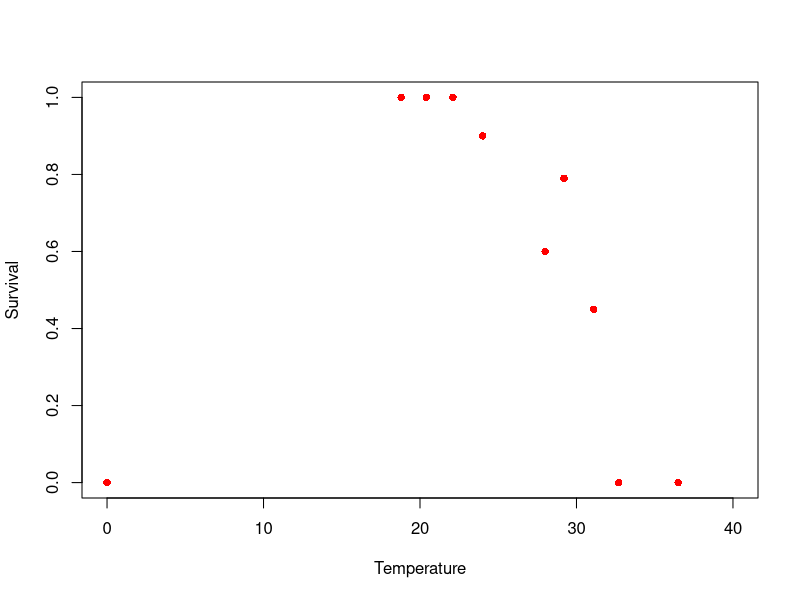

The R source for this figure: (Note: this script raises an error after producing the figure.)
#####################################
## Code to fit curve to Hydropsyche spp mortality rates to data
####################################
library(readxl)
library(minpack.lm)
library(tidyverse)
library(car)
library(boot)
library(data.table)
HYOSVitalRates <- read_excel("VitalRates.xlsx", sheet = "Hydropsyche Mortality Rates")
HYOSVitalRates <- as.data.frame(HYOSVitalRates)

flow.surv.fit <- function(magnitude, mortality, Qmin){
  x <- magnitude # rename x and y
  y <- 1 - mortality # convert to survival
  df <- as.data.frame(cbind(x,y))
  df <- rbind(df, c(Qmin, 1))  # make sure we specify that we have 100% survival at Qmin (0.25)
  nls.fit <- nlsLM(formula = (y ~ k* exp(-h*x)), data = df, start = c(k = 1, h = 1)) # fit to negative exponential function
  return(nls.fit)
}

flow.surv.rate <- function(h, k, max, min, interval, Qmin) {
  Q <- seq(min, max, by = interval)
  surv <- k*(exp(-h*Q))
  surv.df <- as.data.frame(cbind(Q, surv))
  surv.df$surv[which(surv.df$Q <= Qmin)] <- 1
  return(surv.df)
}

surv.fit.HYOS <- flow.surv.fit(HYOSVitalRates$`Max Event Discharge/Bankfull Discharge`, HYOSVitalRates$Mortality, 0.25)
surv.df.HYOS <- flow.surv.rate(surv.fit.HYOS$m$getPars()[2] , surv.fit.HYOS$m$getPars()[1], 2, 0.001, 0.001, 0.25)

# ggplot(surv.df.HYOS, aes(x = Q, y = surv))+
#   geom_line()+
#   geom_point(data = HYOSVitalRates, aes(x = `Max Event Discharge/Bankfull Discharge` , y = 1-(Mortality), color = Citation))+
#   #coord_cartesian(ylim = c(0,1)) +
#   ylab('Immediate Post-Disturbance Survival') +
#   theme_bw()+
#   xlab('`Max Event Discharge/Bankfull Discharge`')

# Calculate temperature dependent development time
HYOSDevRates <- read_excel("VitalRates.xlsx", sheet = "Hydropsyche Development Rates")
HYOSDevRates <- as.data.frame(HYOSDevRates)

polyfit <- nlsLM(logit(MaturationRate) ~ a*Temperature^2 + b*Temperature + c, data = HYOSDevRates, start = c(a = 1, b = 1, c = 1))

devtime <- function(x){
  y = -0.01385  *x^2+ 0.30973*x -5.72982 
  return(1/inv.logit(y))
}

HYOSSurvRates <- read_excel("VitalRates.xlsx", sheet = "Hydropsyche Survival Rates ")
HYOSSurvRates <- as.data.frame(HYOSSurvRates)

fit <- nlsLM(logit(Survival)~ a*Temperature^2 + b*Temperature + c, data = HYOSSurvRates, start = c(a= 1, b=1, c = 1))

# TempSurv <- function(x){
#   a <- -0.09934 *x^2 +3.44127*x -15.47038 
#   return(inv.logit(a))
# }
# min.RSS <- function(par){
#   mod <- dnbinom(as.integer(-HYOSSurvRates$Temperature + 33), size = par[2], prob = par[1])
#   a <- sum(HYOSSurvRates$Survival - (mod*(max(HYOSSurvRates$Survival)/max(mod))))^2
# }
# params <- optim(par = c(0.23, 4.5), fn = min.RSS)

TempSurv <- function(n){
  if (n <= 0){
    a <- 0
  }else{
  a <-  dnbinom(as.integer(-n + 33), size = 2.8835371 , prob = 0.1932115)*(max(HYOSSurvRates$Survival)/max(dnbinom(as.integer(-HYOSSurvRates$Temperature + 34), size =2.8835371, prob = 0.1932115 )))
  }
  return((a))
}


# 
tem <- seq(0, 40, by = 1)
 plot(HYOSSurvRates$Temperature, HYOSSurvRates$Survival, col = "red", pch = 16, xlab = "Temperature", ylab = "Survival", xlim = c(0,40), ylim = c(0, 1))
 lines(tem, TempSurv(tem))
